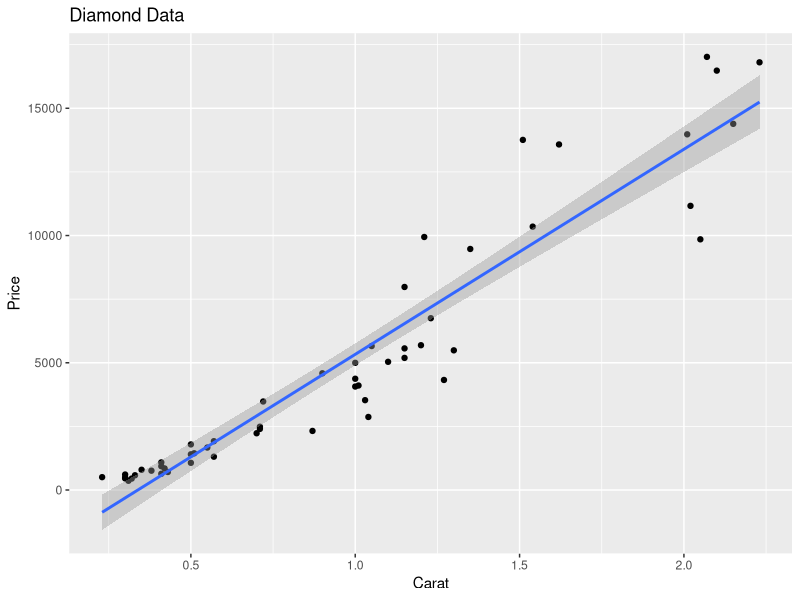
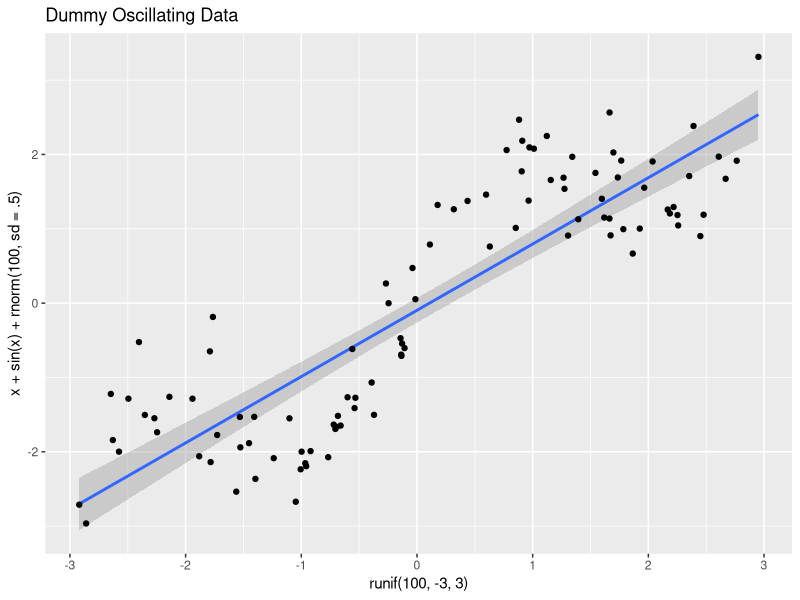
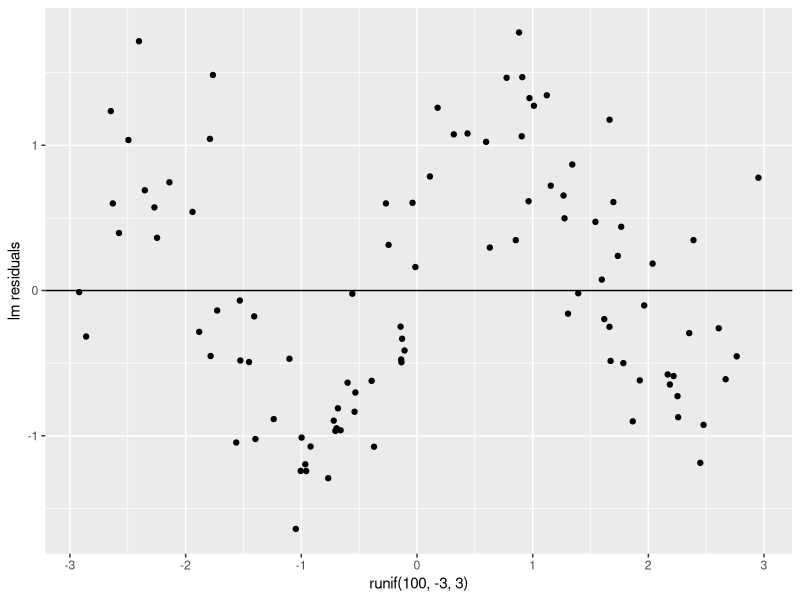
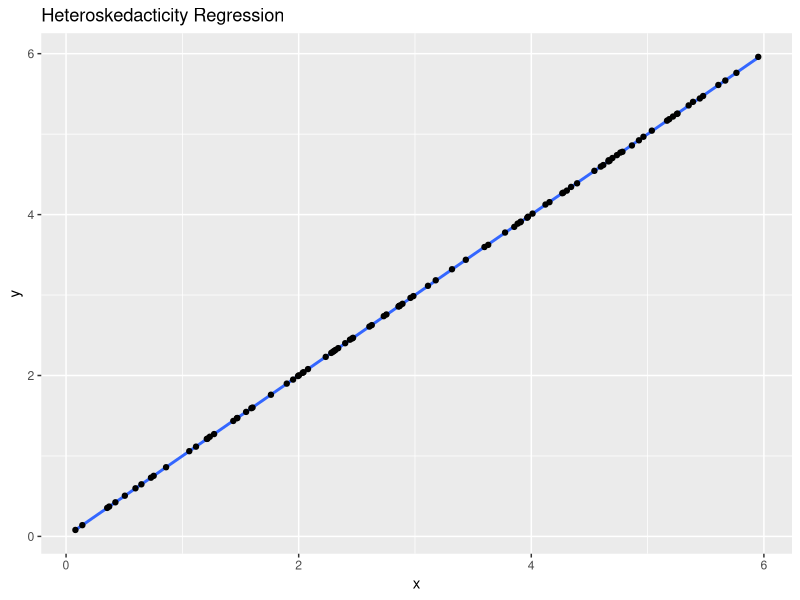
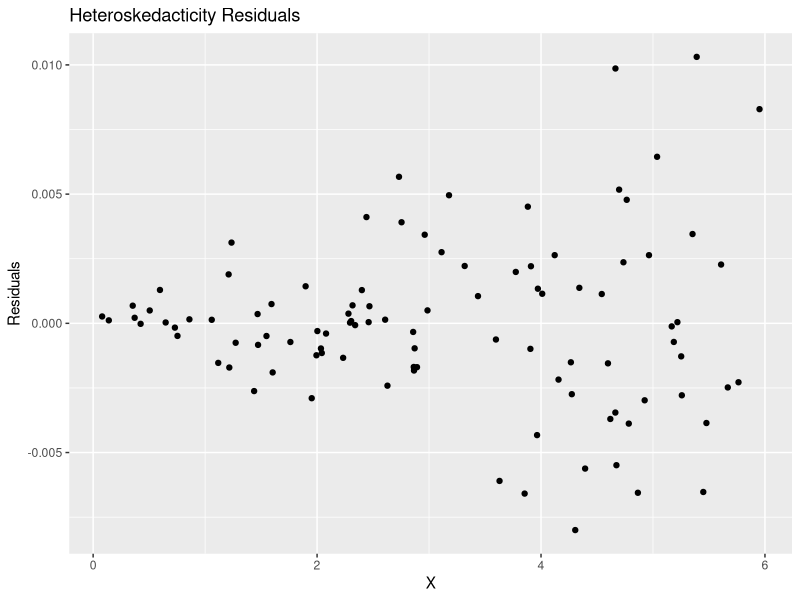
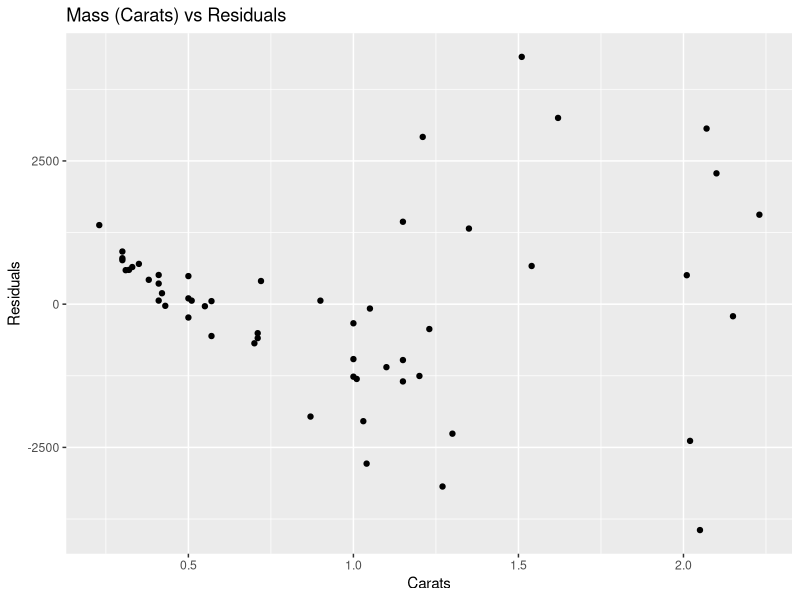
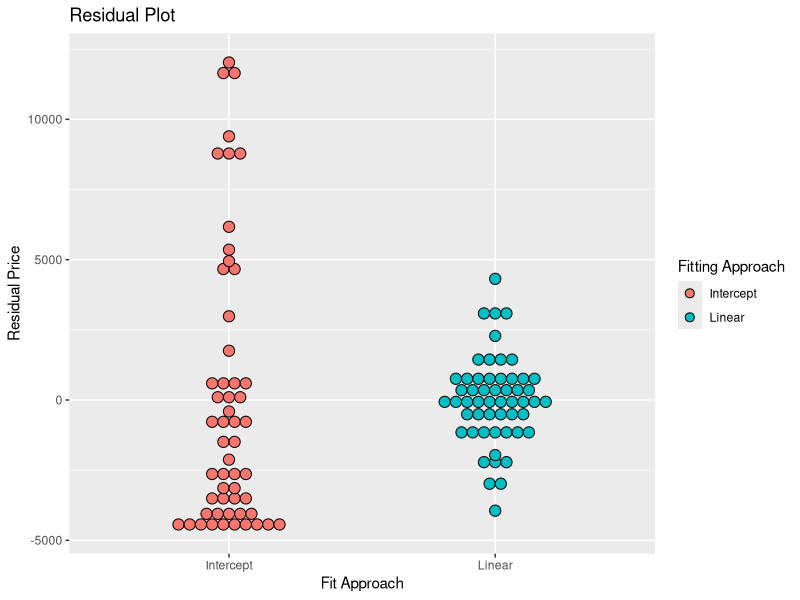
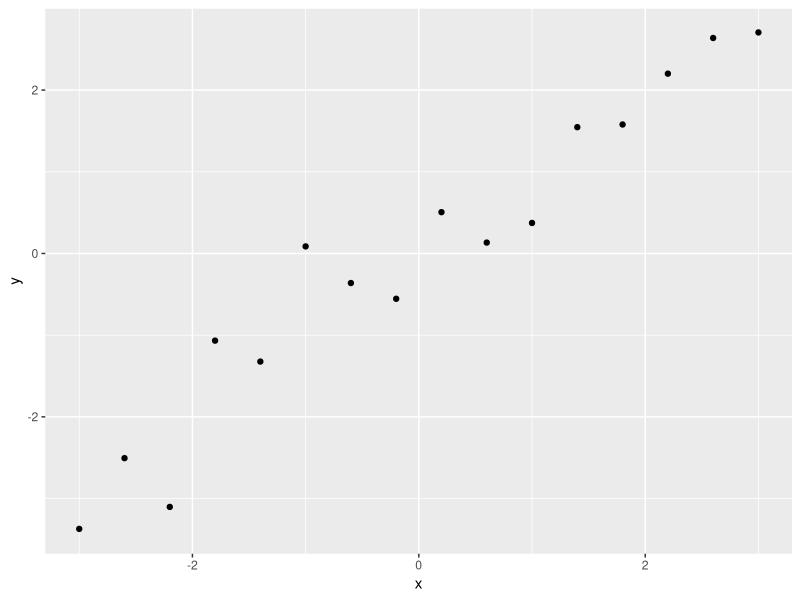

These charts were generated, in order, by the following R code:
## ---- chunk 1
library(tidyverse)
library(broom)
knitr::opts_chunk$set(echo = TRUE)
library(kableExtra)
## ---- chunk 2
set.seed(1)
diamond_smpl <- diamonds %>% sample_frac(.001)

diamond_smpl %>%
    ggplot(aes(carat, price)) +
    geom_point() +
    geom_smooth(method = 'lm') +
    labs(title = 'Diamond Data', x = 'Carat', y = 'Price')
## ---- chunk 3
diamond_smpl %>%
    summarise(variance = var(price))
## ---- chunk 4
set.seed(1)
oscillating <-
    tibble(
        x = runif(100, -3, 3),
        y = x + sin(2*x) + rnorm(100, sd = .5)
    )

oscillating %>%
    ggplot(aes(x,y)) +
    geom_smooth(method = 'lm') +
    geom_point() +
    labs(
        title = 'Dummy Oscillating Data',
        x = 'runif(100, -3, 3)',
        y = 'x + sin(x) + rnorm(100, sd = .5)'
    )
## ---- chunk 5
oscillating %>%
    lm(y ~ x, data = .) %>%
    augment() %>%
    ggplot(aes(x, .resid)) +
    geom_point() +
    geom_hline(yintercept = 0) +
    labs(x = 'runif(100, -3, 3)', y = 'lm residuals')
## ---- chunk 6
set.seed(1)
heterosked <-
    tibble(
        x = runif(100, 0, 6),
        y = x + rnorm(100, mean = 0, sd = .001 * x)
    )

heterosked %>%
    ggplot(aes(x,y)) +
    geom_smooth(method = 'lm') +
    geom_point() +
    labs(title = 'Heteroskedacticity Regression')
## ---- chunk 7
heterosked %>%
    lm(y ~ x, data = .) %>%
    augment() %>%
    ggplot(aes(x, .resid)) +
    geom_point() +
    labs(
        title = 'Heteroskedacticity Residuals',
        x = 'X',
        y = 'Residuals'
    )
## ---- chunk 8
library(broom)
set.seed(1)

# Looking at the carats vs the residuals.
diamonds %>%
    sample_frac(.001) %>%
    lm(price ~ carat, data = .) %>%
    augment() %>%
    ggplot() +
    geom_point(aes(carat, .resid)) +
    labs(title = 'Mass (Carats) vs Residuals', x = 'Carats', y = 'Residuals')
## ---- chunk 9
set.seed(1)

diamonds %>%
    sample_frac(.001)  %>%
    do(
        Intercept = resid(lm(price ~ 1, data = .)),
        Linear = resid(lm(price ~ carat, data = .))
    ) %>%
    unnest() %>%
    gather(fit, residual) %>%
    ggplot(aes(fit, residual, fill = fit)) +
    geom_dotplot(binaxis = 'y',size = 2, stackdir = 'center', binwidth = 400) +
    labs(
        title = 'Residual Plot',
        x = 'Fit Approach',
        y = 'Residual Price',
        fill = 'Fitting Approach'
    )
## ---- chunk 10
diamond_fit <- diamonds %>%
    lm(price ~ carat, data = .)

diamond_fit %>% summary() %>% .$sigma

e <- resid(diamond_fit)
n <- length(e)
sqrt( sum( e^2 / (n - 2 ) ) )
## ---- chunk 11
conf_int <- tibble(
    x = seq(-3, 3, by = .4),
    y = x + rnorm(length(x), sd = .5)
)

conf_int %>%
    ggplot(aes(x,y)) +
    geom_point()

conf_int_fit <- conf_int %>% lm(y ~ x, data = .)
summary(conf_int_fit)
## ---- chunk 12
beta_1 <- summary(conf_int_fit)$coefficients[2,1]
beta_1_sigma_hat <- summary(conf_int_fit)$coefficients[2,2]

beta_1
beta_1_sigma_hat

beta_1 + c(-1,1) * qt(p = .975, df = 14) * beta_1_sigma_hat
## ---- chunk 13
x <- c(0.61, 0.93, 0.83, 0.35, 0.54, 0.16, 0.91, 0.62, 0.62)
y <- c(0.67, 0.84, 0.6, 0.18, 0.85, 0.47, 1.1, 0.65, 0.36)
